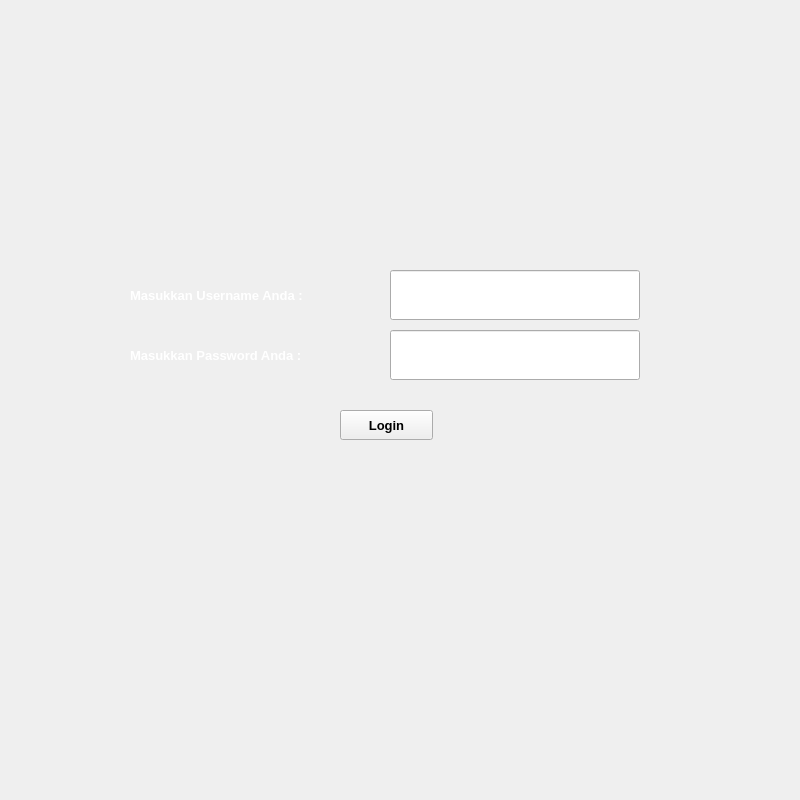
<?xml version="1.0" encoding="UTF-8"?>
<ui version="4.0">
 <class>LoginPage</class>
 <widget class="QWidget" name="LoginPage">
  <property name="geometry">
   <rect>
    <x>0</x>
    <y>0</y>
    <width>800</width>
    <height>800</height>
   </rect>
  </property>
  <property name="sizePolicy">
   <sizepolicy hsizetype="Fixed" vsizetype="Fixed">
    <horstretch>0</horstretch>
    <verstretch>0</verstretch>
   </sizepolicy>
  </property>
  <property name="maximumSize">
   <size>
    <width>800</width>
    <height>800</height>
   </size>
  </property>
  <property name="windowTitle">
   <string>Form</string>
  </property>
  <property name="styleSheet">
   <string notr="true"/>
  </property>
  <widget class="QLabel" name="labelImg1_1">
   <property name="geometry">
    <rect>
     <x>0</x>
     <y>0</y>
     <width>800</width>
     <height>800</height>
    </rect>
   </property>
   <property name="sizePolicy">
    <sizepolicy hsizetype="Fixed" vsizetype="Fixed">
     <horstretch>0</horstretch>
     <verstretch>0</verstretch>
    </sizepolicy>
   </property>
   <property name="styleSheet">
    <string notr="true">image: url(:/images/images/LoginPage.jpg);</string>
   </property>
   <property name="text">
    <string/>
   </property>
   <property name="margin">
    <number>0</number>
   </property>
  </widget>
  <widget class="QPushButton" name="loginButton">
   <property name="geometry">
    <rect>
     <x>340</x>
     <y>410</y>
     <width>93</width>
     <height>30</height>
    </rect>
   </property>
   <property name="sizePolicy">
    <sizepolicy hsizetype="Fixed" vsizetype="Fixed">
     <horstretch>0</horstretch>
     <verstretch>0</verstretch>
    </sizepolicy>
   </property>
   <property name="font">
    <font>
     <family>Tahoma</family>
     <pointsize>10</pointsize>
     <bold>true</bold>
    </font>
   </property>
   <property name="styleSheet">
    <string notr="true">color: rgb(0, 0, 0);
border-image: url(:/images/images/white.png);
</string>
   </property>
   <property name="text">
    <string>Login</string>
   </property>
  </widget>
  <widget class="QLabel" name="label">
   <property name="geometry">
    <rect>
     <x>130</x>
     <y>270</y>
     <width>250</width>
     <height>50</height>
    </rect>
   </property>
   <property name="sizePolicy">
    <sizepolicy hsizetype="Preferred" vsizetype="Preferred">
     <horstretch>0</horstretch>
     <verstretch>0</verstretch>
    </sizepolicy>
   </property>
   <property name="maximumSize">
    <size>
     <width>250</width>
     <height>50</height>
    </size>
   </property>
   <property name="font">
    <font>
     <family>Tahoma</family>
     <pointsize>10</pointsize>
     <bold>true</bold>
    </font>
   </property>
   <property name="autoFillBackground">
    <bool>false</bool>
   </property>
   <property name="styleSheet">
    <string notr="true">color: rgb(255, 255, 255);
border-image: url(:/images/images/darkblue.png);</string>
   </property>
   <property name="text">
    <string>Masukkan Username Anda :</string>
   </property>
   <property name="textFormat">
    <enum>Qt::TextFormat::AutoText</enum>
   </property>
   <property name="scaledContents">
    <bool>false</bool>
   </property>
   <property name="margin">
    <number>5</number>
   </property>
  </widget>
  <widget class="QLineEdit" name="usernameLineEdit">
   <property name="geometry">
    <rect>
     <x>390</x>
     <y>270</y>
     <width>250</width>
     <height>50</height>
    </rect>
   </property>
   <property name="maximumSize">
    <size>
     <width>250</width>
     <height>50</height>
    </size>
   </property>
   <property name="font">
    <font>
     <family>Tahoma</family>
     <pointsize>10</pointsize>
     <bold>true</bold>
    </font>
   </property>
   <property name="styleSheet">
    <string notr="true">color: rgb(255, 255, 255);
border-image: url(:/images/images/darkblue.png);
</string>
   </property>
   <property name="placeholderText">
    <string>Masukkan Username...</string>
   </property>
  </widget>
  <widget class="QLineEdit" name="passwordLineEdit">
   <property name="geometry">
    <rect>
     <x>390</x>
     <y>330</y>
     <width>250</width>
     <height>50</height>
    </rect>
   </property>
   <property name="sizePolicy">
    <sizepolicy hsizetype="Preferred" vsizetype="Preferred">
     <horstretch>0</horstretch>
     <verstretch>0</verstretch>
    </sizepolicy>
   </property>
   <property name="maximumSize">
    <size>
     <width>250</width>
     <height>50</height>
    </size>
   </property>
   <property name="sizeIncrement">
    <size>
     <width>0</width>
     <height>0</height>
    </size>
   </property>
   <property name="font">
    <font>
     <family>Tahoma</family>
     <pointsize>10</pointsize>
     <bold>true</bold>
    </font>
   </property>
   <property name="styleSheet">
    <string notr="true">color: rgb(255, 255, 255);
border-image: url(:/images/images/darkblue.png);</string>
   </property>
   <property name="echoMode">
    <enum>QLineEdit::EchoMode::Password</enum>
   </property>
   <property name="placeholderText">
    <string>Masukkan Password...</string>
   </property>
  </widget>
  <widget class="QLabel" name="label_2">
   <property name="geometry">
    <rect>
     <x>130</x>
     <y>330</y>
     <width>250</width>
     <height>50</height>
    </rect>
   </property>
   <property name="maximumSize">
    <size>
     <width>250</width>
     <height>50</height>
    </size>
   </property>
   <property name="font">
    <font>
     <family>Tahoma</family>
     <pointsize>10</pointsize>
     <bold>true</bold>
    </font>
   </property>
   <property name="styleSheet">
    <string notr="true">color: rgb(255, 255, 255);
border-image: url(:/images/images/darkblue.png);
</string>
   </property>
   <property name="text">
    <string>Masukkan Password Anda :</string>
   </property>
   <property name="margin">
    <number>5</number>
   </property>
  </widget>
 </widget>
 <resources/>
 <connections/>
</ui>
